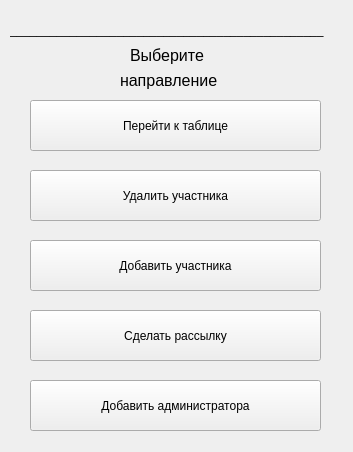
<?xml version="1.0" encoding="UTF-8"?>
<ui version="4.0">
 <class>QMainWindow</class>
 <widget class="QMainWindow" name="QMainWindow">
  <property name="geometry">
   <rect>
    <x>0</x>
    <y>0</y>
    <width>353</width>
    <height>452</height>
   </rect>
  </property>
  <property name="windowTitle">
   <string>Администратор</string>
  </property>
  <widget class="QWidget" name="centralwidget">
   <widget class="QLabel" name="label">
    <property name="geometry">
     <rect>
      <x>130</x>
      <y>-10</y>
      <width>101</width>
      <height>131</height>
     </rect>
    </property>
    <property name="font">
     <font>
      <pointsize>12</pointsize>
     </font>
    </property>
    <property name="text">
     <string>Выберите </string>
    </property>
   </widget>
   <widget class="QLabel" name="label_2">
    <property name="geometry">
     <rect>
      <x>120</x>
      <y>60</y>
      <width>141</width>
      <height>41</height>
     </rect>
    </property>
    <property name="font">
     <font>
      <pointsize>12</pointsize>
     </font>
    </property>
    <property name="text">
     <string>направление</string>
    </property>
   </widget>
   <widget class="QPushButton" name="fire">
    <property name="geometry">
     <rect>
      <x>30</x>
      <y>100</y>
      <width>291</width>
      <height>51</height>
     </rect>
    </property>
    <property name="text">
     <string>Перейти к таблице</string>
    </property>
   </widget>
   <widget class="QPushButton" name="guard">
    <property name="geometry">
     <rect>
      <x>30</x>
      <y>170</y>
      <width>291</width>
      <height>51</height>
     </rect>
    </property>
    <property name="text">
     <string>Удалить участника</string>
    </property>
   </widget>
   <widget class="QPushButton" name="human_guard">
    <property name="geometry">
     <rect>
      <x>30</x>
      <y>240</y>
      <width>291</width>
      <height>51</height>
     </rect>
    </property>
    <property name="text">
     <string>Добавить участника</string>
    </property>
   </widget>
   <widget class="QPushButton" name="industry">
    <property name="geometry">
     <rect>
      <x>30</x>
      <y>310</y>
      <width>291</width>
      <height>51</height>
     </rect>
    </property>
    <property name="text">
     <string>Сделать рассылку</string>
    </property>
   </widget>
   <widget class="QLabel" name="admin_name">
    <property name="geometry">
     <rect>
      <x>10</x>
      <y>10</y>
      <width>341</width>
      <height>21</height>
     </rect>
    </property>
    <property name="text">
     <string/>
    </property>
   </widget>
   <widget class="QLabel" name="label_3">
    <property name="geometry">
     <rect>
      <x>10</x>
      <y>20</y>
      <width>331</width>
      <height>20</height>
     </rect>
    </property>
    <property name="text">
     <string>_______________________________________________</string>
    </property>
   </widget>
   <widget class="QPushButton" name="add_admin">
    <property name="geometry">
     <rect>
      <x>30</x>
      <y>380</y>
      <width>291</width>
      <height>51</height>
     </rect>
    </property>
    <property name="text">
     <string>Добавить администратора</string>
    </property>
   </widget>
  </widget>
 </widget>
 <resources/>
 <connections/>
</ui>
